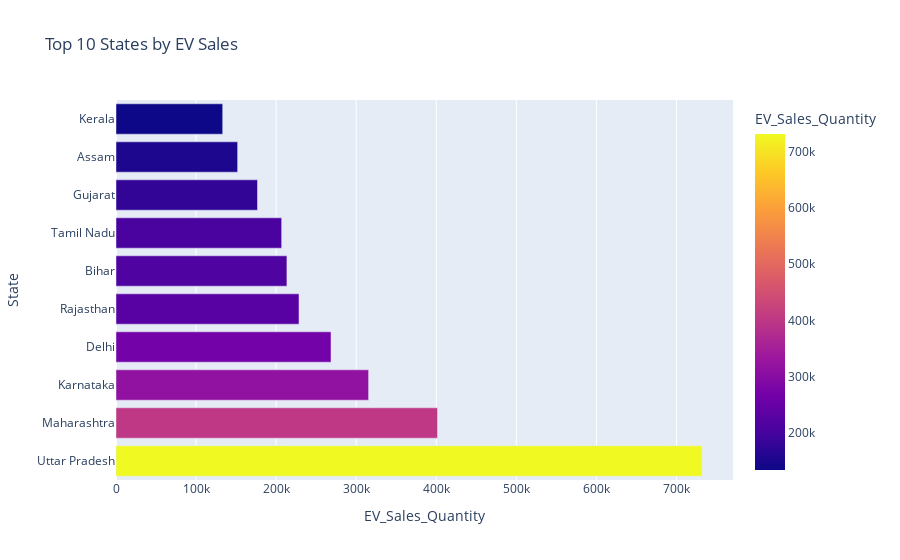

Notebook cell for this chart:
### Code cell
# Interactive Bar Chart: Top 10 States
top_states = df.groupby('State')['EV_Sales_Quantity'].sum().sort_values(ascending=False).head(10).reset_index()
fig = px.bar(top_states, x='EV_Sales_Quantity', y='State', orientation='h',
             title='Top 10 States by EV Sales', color='EV_Sales_Quantity', height=500)
fig.show()

### Figure 1 — Plotly figure (JSON) as saved in the notebook; plotly's stock layout.template omitted (floating-point values rounded to 4 significant figures)
{"data": [{"alignmentgroup": "True", "hovertemplate": "EV_Sales_Quantity=%{marker.color}<br>State=%{y}<extra></extra>", "legendgroup": "", "marker": {"color": [732074, 401535, 315498, 268538, 228573, 213465, 206902, 176713, 151917, 133246], "coloraxis": "coloraxis", "pattern": {"shape": ""}}, "name": "", "offsetgroup": "", "orientation": "h", "showlegend": false, "textposition": "auto", "type": "bar", "x": [732074, 401535, 315498, 268538, 228573, 213465, 206902, 176713, 151917, 133246], "xaxis": "x", "y": ["Uttar Pradesh", "Maharashtra", "Karnataka", "Delhi", "Rajasthan", "Bihar", "Tamil Nadu", "Gujarat", "Assam", "Kerala"], "yaxis": "y"}], "layout": {"autosize": true, "barmode": "relative", "coloraxis": {"colorbar": {"title": {"text": "EV_Sales_Quantity"}}, "colorscale": [[0, "#0d0887"], [0.1111, "#46039f"], [0.2222, "#7201a8"], [0.3333, "#9c179e"], [0.4444, "#bd3786"], [0.5556, "#d8576b"], [0.6667, "#ed7953"], [0.7778, "#fb9f3a"], [0.8889, "#fdca26"], [1, "#f0f921"]]}, "legend": {"tracegroupgap": 0}, "title": {"text": "Top 10 States by EV Sales"}, "xaxis": {"anchor": "y", "autorange": true, "domain": [0, 1], "range": [0, 770600.0], "title": {"text": "EV_Sales_Quantity"}, "type": "linear"}, "yaxis": {"anchor": "x", "autorange": true, "domain": [0, 1], "range": [-0.5, 9.5], "title": {"text": "State"}, "type": "category"}}}
